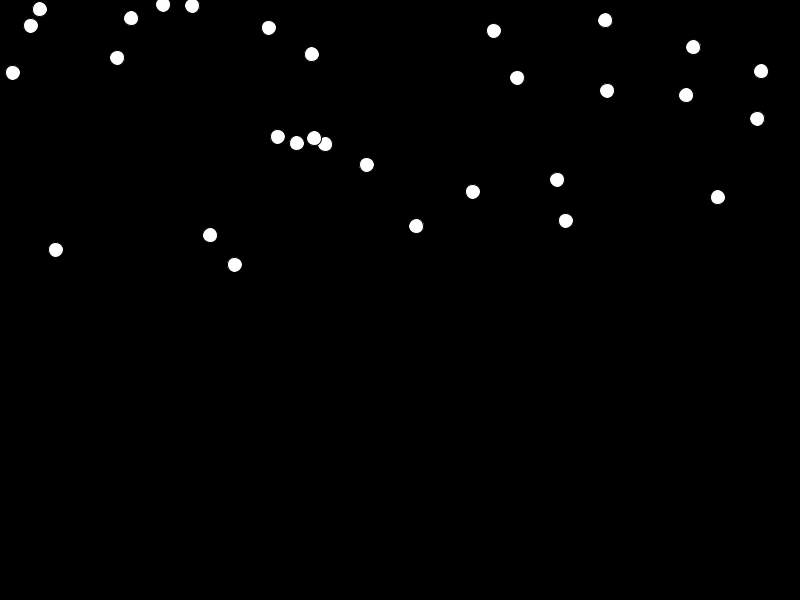
Frame 1 (no input)
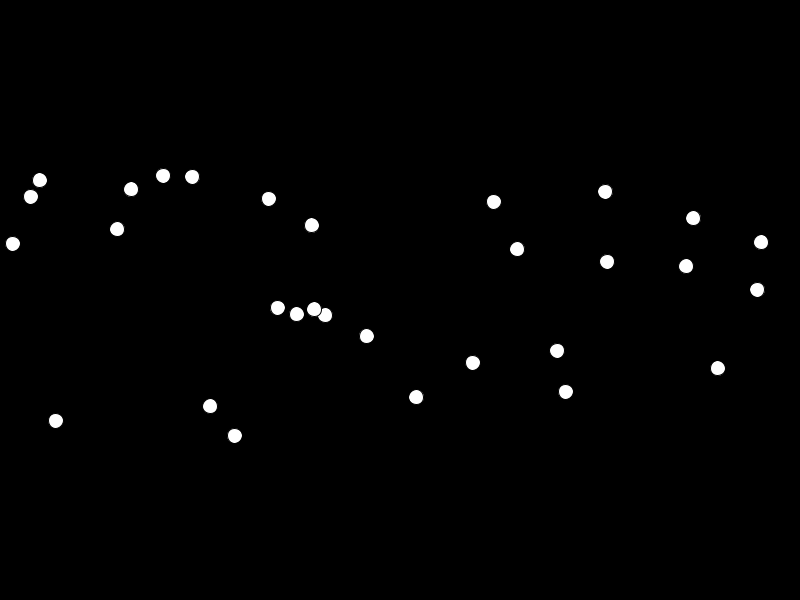
Frame 60 (the mouse pressed at the canvas centre just before this capture)
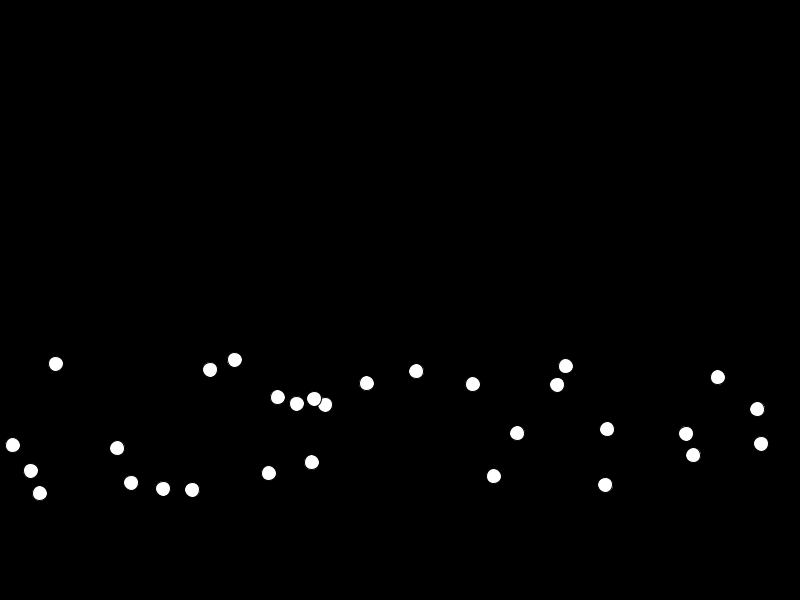
Frame 120 (the mouse held since frame 60 and released just before this capture)

The Processing sketch that drew these frames (run headless with seeded random() and noise(); from frame 60 on, the mouse is pressed at the canvas centre):

// Processing sketch: GravityBallCode
// ── GravityBallCode.pde
//declare variables
//float x, y, velX, velY, diam, a;
int c = 30;
float[] x = new float[c];
float[] y = new float[c];
float[] velX = new float[c];
float[] velY = new float[c];
float[] a = new float[c];
float[] diam = new float[c];
void setup() {
  //set size of canvas
  size(800, 600);

  for(int i = 0; i < c; i++) {//initialize variables
  x[i] = random(width);
  y[i] = random(0,height/2);
  diam[i] = 15;
  velX[i] = 0 ;
  velY[i] = 0;
  a[i] = .1;
  }
}

void draw() {
  //draw background to cover previous frame
  background(0);
  for(int j = 0; j<c; j++) {
    //draw ball
    ellipse(x[j], y[j], diam[j], diam[j]);

    //add velocity to position
    x[j] += velX[j];
    y[j] += velY[j];
    //add acceleration to velocity
    velY[j] += a[j];

    //bounce ball if it hits walls
    if (x[j] + diam[j]/2 >= width) {
        velX[j] = -abs(velX[j]);    //if the ball hits the right wall, assign x velocity the negative version of itself
    }  else if (x[j] - diam[j]/2 <= 0) {
        velX[j] = abs(velX[j]);     //if the ball hits the left wall, assign x velocity the positive version of itself
      }
    if (y[j] + diam[j]/2 >= height) {
      velY[j] = -abs(velY[j]);
    } else if (y[j] - diam[j]/2 <= 0) {
      velY[j] = abs(velY[j]);
      }
  }
}
